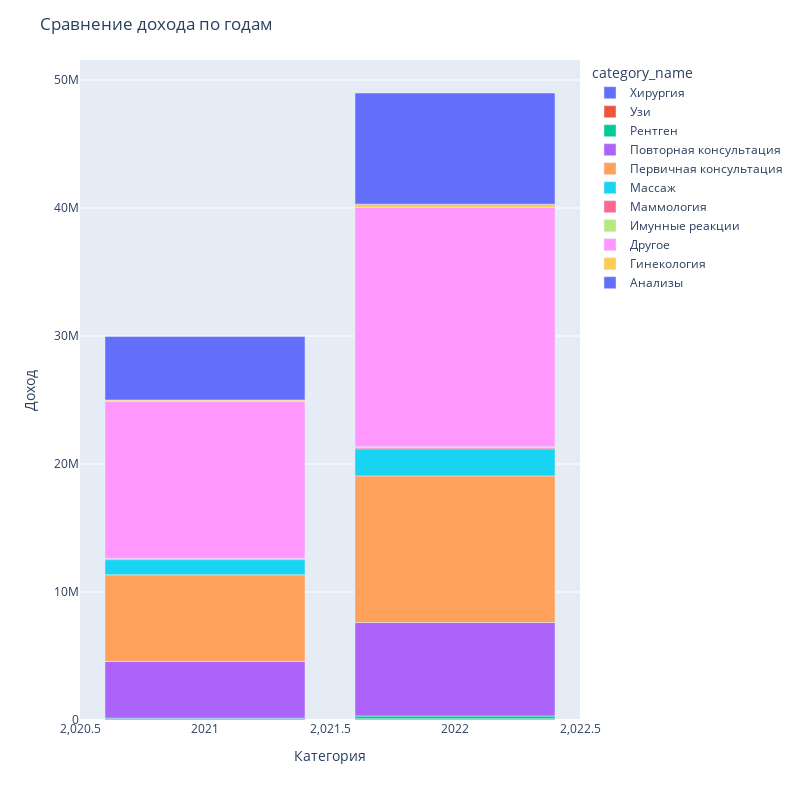

The notebook cell saved with this chart:
### Markdown cell above
**На цифрах не очень понятно, поэтому нарисуем граффик для визуализации**

### Code cell
data_srav = data_comparable.pivot_table(index = ['category_name', 'year'], values = 'service_amount', aggfunc='sum').sort_values(by = 'service_amount', ascending = False).reset_index()
fig = px.bar(data_srav.sort_values(by = 'category_name', ascending = False), x = 'year', y = 'service_amount', color ='category_name')
fig.update_layout(title = 'Сравнение дохода по годам', xaxis_title = 'Категория', yaxis_title = 'Доход', height = 800, width = 800, xaxis={'categoryorder':'total descending'})
fig.show()

### Figure 1 — Plotly figure (JSON) as saved in the notebook; plotly's stock layout.template omitted (floating-point values rounded to 4 significant figures)
{"data": [{"alignmentgroup": "True", "hovertemplate": "category_name=Хирургия<br>year=%{x}<br>service_amount=%{y}<extra></extra>", "legendgroup": "Хирургия", "marker": {"color": "#636efa", "pattern": {"shape": ""}}, "name": "Хирургия", "offsetgroup": "Хирургия", "orientation": "v", "showlegend": true, "textposition": "auto", "type": "bar", "x": [2021, 2022], "xaxis": "x", "y": [5880, 84800], "yaxis": "y"}, {"alignmentgroup": "True", "hovertemplate": "category_name=Узи<br>year=%{x}<br>service_amount=%{y}<extra></extra>", "legendgroup": "Узи", "marker": {"color": "#EF553B", "pattern": {"shape": ""}}, "name": "Узи", "offsetgroup": "Узи", "orientation": "v", "showlegend": true, "textposition": "auto", "type": "bar", "x": [2022, 2021], "xaxis": "x", "y": [13050, 21580], "yaxis": "y"}, {"alignmentgroup": "True", "hovertemplate": "category_name=Рентген<br>year=%{x}<br>service_amount=%{y}<extra></extra>", "legendgroup": "Рентген", "marker": {"color": "#00cc96", "pattern": {"shape": ""}}, "name": "Рентген", "offsetgroup": "Рентген", "orientation": "v", "showlegend": true, "textposition": "auto", "type": "bar", "x": [2021, 2022], "xaxis": "x", "y": [115177, 213930], "yaxis": "y"}, {"alignmentgroup": "True", "hovertemplate": "category_name=Повторная консультация<br>year=%{x}<br>service_amount=%{y}<extra></extra>", "legendgroup": "Повторная консультация", "marker": {"color": "#ab63fa", "pattern": {"shape": ""}}, "name": "Повторная консультация", "offsetgroup": "Повторная консультация", "orientation": "v", "showlegend": true, "textposition": "auto", "type": "bar", "x": [2021, 2022], "xaxis": "x", "y": [4434001, 7305600], "yaxis": "y"}, {"alignmentgroup": "True", "hovertemplate": "category_name=Первичная консультация<br>year=%{x}<br>service_amount=%{y}<extra></extra>", "legendgroup": "Первичная консультация", "marker": {"color": "#FFA15A", "pattern": {"shape": ""}}, "name": "Первичная консультация", "offsetgroup": "Первичная консультация", "orientation": "v", "showlegend": true, "textposition": "auto", "type": "bar", "x": [2021, 2022], "xaxis": "x", "y": [6762285, 11453365], "yaxis": "y"}, {"alignmentgroup": "True", "hovertemplate": "category_name=Массаж<br>year=%{x}<br>service_amount=%{y}<extra></extra>", "legendgroup": "Массаж", "marker": {"color": "#19d3f3", "pattern": {"shape": ""}}, "name": "Массаж", "offsetgroup": "Массаж", "orientation": "v", "showlegend": true, "textposition": "auto", "type": "bar", "x": [2022, 2021], "xaxis": "x", "y": [2120040, 1193763], "yaxis": "y"}, {"alignmentgroup": "True", "hovertemplate": "category_name=Маммология<br>year=%{x}<br>service_amount=%{y}<extra></extra>", "legendgroup": "Маммология", "marker": {"color": "#FF6692", "pattern": {"shape": ""}}, "name": "Маммология", "offsetgroup": "Маммология", "orientation": "v", "showlegend": true, "textposition": "auto", "type": "bar", "x": [2022, 2021], "xaxis": "x", "y": [123085, 82749], "yaxis": "y"}, {"alignmentgroup": "True", "hovertemplate": "category_name=Имунные реакции<br>year=%{x}<br>service_amount=%{y}<extra></extra>", "legendgroup": "Имунные реакции", "marker": {"color": "#B6E880", "pattern": {"shape": ""}}, "name": "Имунные реакции", "offsetgroup": "Имунные реакции", "orientation": "v", "showlegend": true, "textposition": "auto", "type": "bar", "x": [2022, 2021], "xaxis": "x", "y": [26440, 11319], "yaxis": "y"}, {"alignmentgroup": "True", "hovertemplate": "category_name=Другое<br>year=%{x}<br>service_amount=%{y}<extra></extra>", "legendgroup": "Другое", "marker": {"color": "#FF97FF", "pattern": {"shape": ""}}, "name": "Другое", "offsetgroup": "Другое", "orientation": "v", "showlegend": true, "textposition": "auto", "type": "bar", "x": [2021, 2022], "xaxis": "x", "y": [12284778, 18706554], "yaxis": "y"}, {"alignmentgroup": "True", "hovertemplate": "category_name=Гинекология<br>year=%{x}<br>service_amount=%{y}<extra></extra>", "legendgroup": "Гинекология", "marker": {"color": "#FECB52", "pattern": {"shape": ""}}, "name": "Гинекология", "offsetgroup": "Гинекология", "orientation": "v", "showlegend": true, "textposition": "auto", "type": "bar", "x": [2022, 2021], "xaxis": "x", "y": [255230, 87844], "yaxis": "y"}, {"alignmentgroup": "True", "hovertemplate": "category_name=Анализы<br>year=%{x}<br>service_amount=%{y}<extra></extra>", "legendgroup": "Анализы", "marker": {"color": "#636efa", "pattern": {"shape": ""}}, "name": "Анализы", "offsetgroup": "Анализы", "orientation": "v", "showlegend": true, "textposition": "auto", "type": "bar", "x": [2021, 2022], "xaxis": "x", "y": [4958176, 8684568], "yaxis": "y"}], "layout": {"barmode": "relative", "height": 800, "legend": {"title": {"text": "category_name"}, "tracegroupgap": 0}, "margin": {"t": 60}, "title": {"text": "Сравнение дохода по годам"}, "width": 800, "xaxis": {"anchor": "y", "categoryorder": "total descending", "domain": [0, 1], "title": {"text": "Категория"}}, "yaxis": {"anchor": "x", "domain": [0, 1], "title": {"text": "Доход"}}}}
